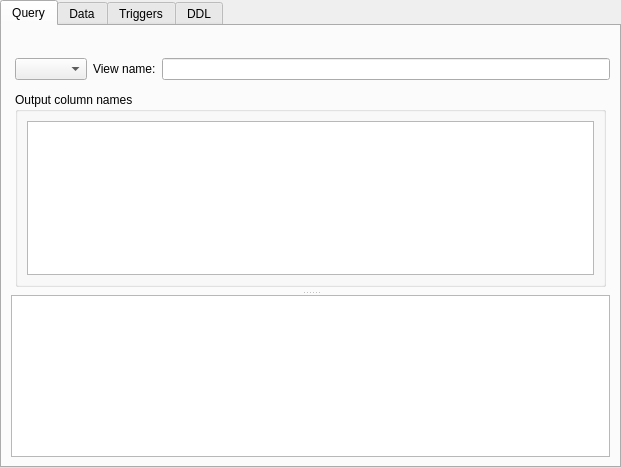
<?xml version="1.0" encoding="UTF-8"?>
<ui version="4.0">
 <class>ViewWindow</class>
 <widget class="QWidget" name="ViewWindow">
  <property name="geometry">
   <rect>
    <x>0</x>
    <y>0</y>
    <width>621</width>
    <height>468</height>
   </rect>
  </property>
  <property name="windowTitle">
   <string notr="true">Form</string>
  </property>
  <layout class="QVBoxLayout" name="verticalLayout">
   <property name="leftMargin">
    <number>0</number>
   </property>
   <property name="topMargin">
    <number>0</number>
   </property>
   <property name="rightMargin">
    <number>0</number>
   </property>
   <property name="bottomMargin">
    <number>0</number>
   </property>
   <item>
    <widget class="QTabWidget" name="tabWidget">
     <property name="currentIndex">
      <number>0</number>
     </property>
     <widget class="QWidget" name="queryTab">
      <attribute name="title">
       <string>Query</string>
      </attribute>
      <layout class="QVBoxLayout" name="verticalLayout_2">
       <item>
        <widget class="QToolBar" name="queryToolbar"/>
       </item>
       <item>
        <widget class="QWidget" name="nameWidget" native="true">
         <layout class="QHBoxLayout" name="horizontalLayout">
          <property name="leftMargin">
           <number>4</number>
          </property>
          <property name="topMargin">
           <number>0</number>
          </property>
          <property name="rightMargin">
           <number>0</number>
          </property>
          <property name="bottomMargin">
           <number>2</number>
          </property>
          <item>
           <widget class="DbComboBox" name="dbCombo">
            <property name="maximumSize">
             <size>
              <width>200</width>
              <height>16777215</height>
             </size>
            </property>
           </widget>
          </item>
          <item>
           <widget class="QLabel" name="nameLabel">
            <property name="text">
             <string>View name:</string>
            </property>
           </widget>
          </item>
          <item>
           <widget class="QLineEdit" name="nameEdit"/>
          </item>
         </layout>
        </widget>
       </item>
       <item>
        <widget class="QWidget" name="widget" native="true">
         <layout class="QHBoxLayout" name="horizontalLayout_4">
          <property name="spacing">
           <number>0</number>
          </property>
          <property name="leftMargin">
           <number>0</number>
          </property>
          <property name="topMargin">
           <number>0</number>
          </property>
          <property name="rightMargin">
           <number>0</number>
          </property>
          <property name="bottomMargin">
           <number>0</number>
          </property>
          <item>
           <widget class="QSplitter" name="splitter">
            <property name="orientation">
             <enum>Qt::Vertical</enum>
            </property>
            <widget class="QWidget" name="outputColumnsContainer" native="true">
             <layout class="QHBoxLayout" name="horizontalLayout_3">
              <property name="spacing">
               <number>4</number>
              </property>
              <property name="leftMargin">
               <number>4</number>
              </property>
              <property name="topMargin">
               <number>4</number>
              </property>
              <property name="rightMargin">
               <number>4</number>
              </property>
              <property name="bottomMargin">
               <number>4</number>
              </property>
              <item>
               <widget class="QGroupBox" name="outputColumnsGroup">
                <property name="title">
                 <string>Output column names</string>
                </property>
                <layout class="QHBoxLayout" name="horizontalLayout_2">
                 <item>
                  <widget class="QListWidget" name="outputColumnsTable">
                   <property name="dragEnabled">
                    <bool>true</bool>
                   </property>
                   <property name="dragDropMode">
                    <enum>QAbstractItemView::InternalMove</enum>
                   </property>
                   <property name="defaultDropAction">
                    <enum>Qt::MoveAction</enum>
                   </property>
                   <property name="alternatingRowColors">
                    <bool>true</bool>
                   </property>
                   <property name="selectionMode">
                    <enum>QAbstractItemView::SingleSelection</enum>
                   </property>
                   <property name="selectionBehavior">
                    <enum>QAbstractItemView::SelectRows</enum>
                   </property>
                   <property name="selectionRectVisible">
                    <bool>true</bool>
                   </property>
                  </widget>
                 </item>
                </layout>
               </widget>
              </item>
             </layout>
            </widget>
            <widget class="SqlEditor" name="queryEdit">
             <property name="lineWrapMode">
              <enum>QPlainTextEdit::NoWrap</enum>
             </property>
            </widget>
           </widget>
          </item>
         </layout>
        </widget>
       </item>
      </layout>
     </widget>
     <widget class="QWidget" name="dataTab">
      <attribute name="title">
       <string>Data</string>
      </attribute>
      <layout class="QVBoxLayout" name="verticalLayout_3">
       <item>
        <widget class="DataView" name="dataView"/>
       </item>
      </layout>
     </widget>
     <widget class="QWidget" name="triggersTab">
      <attribute name="title">
       <string>Triggers</string>
      </attribute>
      <layout class="QVBoxLayout" name="verticalLayout_4">
       <item>
        <widget class="QToolBar" name="triggersToolbar"/>
       </item>
       <item>
        <widget class="ExtTableWidget" name="triggersList">
         <property name="editTriggers">
          <set>QAbstractItemView::NoEditTriggers</set>
         </property>
         <property name="alternatingRowColors">
          <bool>true</bool>
         </property>
         <property name="selectionMode">
          <enum>QAbstractItemView::SingleSelection</enum>
         </property>
         <property name="selectionBehavior">
          <enum>QAbstractItemView::SelectRows</enum>
         </property>
         <property name="horizontalScrollMode">
          <enum>QAbstractItemView::ScrollPerPixel</enum>
         </property>
         <attribute name="horizontalHeaderStretchLastSection">
          <bool>true</bool>
         </attribute>
        </widget>
       </item>
      </layout>
     </widget>
     <widget class="QWidget" name="ddlTab">
      <attribute name="title">
       <string>DDL</string>
      </attribute>
      <layout class="QVBoxLayout" name="verticalLayout_5">
       <item>
        <widget class="SqlView" name="ddlEdit">
         <property name="readOnly">
          <bool>true</bool>
         </property>
        </widget>
       </item>
      </layout>
     </widget>
    </widget>
   </item>
  </layout>
 </widget>
 <customwidgets>
  <customwidget>
   <class>SqlView</class>
   <extends>QPlainTextEdit</extends>
   <header>sqlview.h</header>
  </customwidget>
  <customwidget>
   <class>DataView</class>
   <extends>QTabWidget</extends>
   <header>dataview.h</header>
   <container>1</container>
  </customwidget>
  <customwidget>
   <class>ExtTableWidget</class>
   <extends>QTableWidget</extends>
   <header>common/exttablewidget.h</header>
  </customwidget>
  <customwidget>
   <class>DbComboBox</class>
   <extends>QComboBox</extends>
   <header>common/dbcombobox.h</header>
  </customwidget>
  <customwidget>
   <class>SqlEditor</class>
   <extends>QPlainTextEdit</extends>
   <header>sqleditor.h</header>
  </customwidget>
 </customwidgets>
 <resources/>
 <connections/>
</ui>
